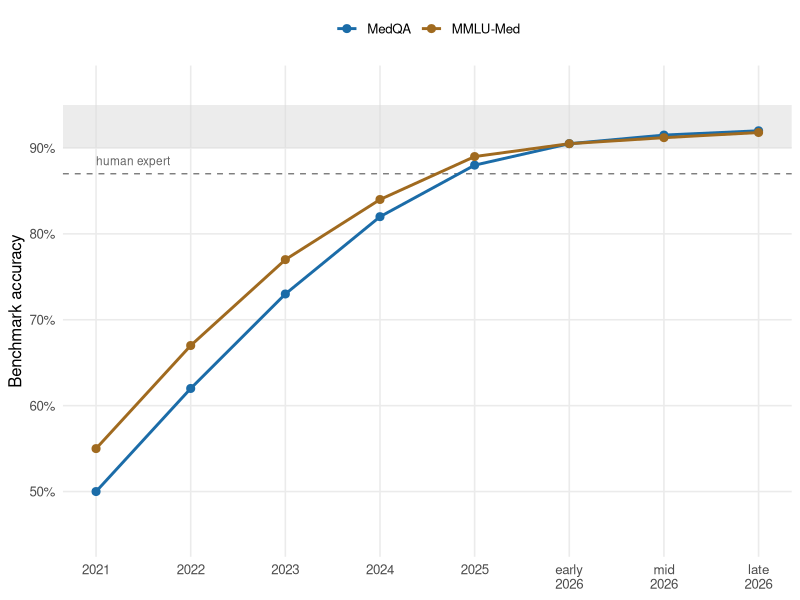
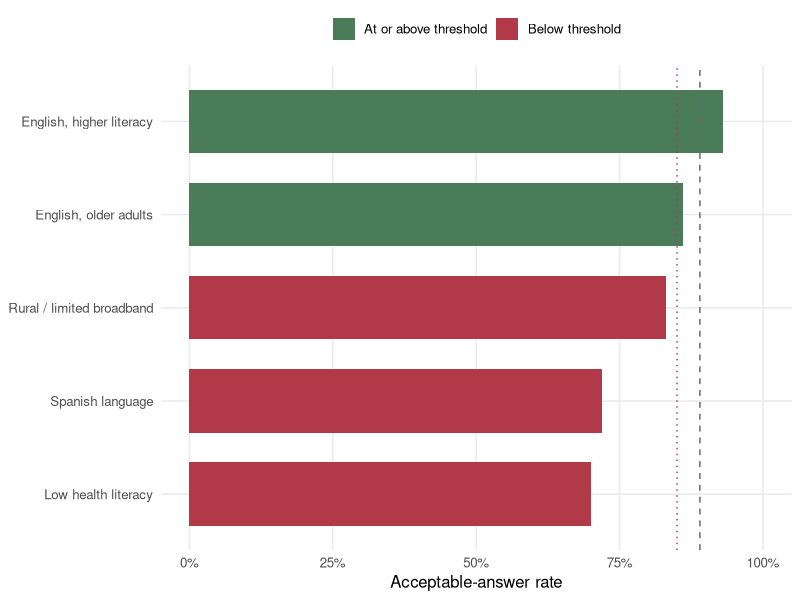

Here is the R script that generated these plots, in order:
## ---- chunk 1
#| label: fig-benchmark-saturation
#| fig-cap: "Illustrative benchmark saturation. Successive frontier models crowd against a ceiling on MedQA-style and MMLU-Med-style medical-knowledge benchmarks; the dashed line marks approximate human-expert performance and the shaded band the region where scores cluster within sampling noise of one another. Once the frontier enters that band, differences between the top models stop ordering them on capability. Values are illustrative, not measured."
#| echo: false
#| fig-width: 7
#| fig-height: 4
library(ggplot2)
library(tibble)
sat <- tibble::tribble(
  ~gen, ~Benchmark,   ~score,
  1,    "MedQA",      0.50,
  2,    "MedQA",      0.62,
  3,    "MedQA",      0.73,
  4,    "MedQA",      0.82,
  5,    "MedQA",      0.88,
  6,    "MedQA",      0.905,
  7,    "MedQA",      0.915,
  8,    "MedQA",      0.920,
  1,    "MMLU-Med",   0.55,
  2,    "MMLU-Med",   0.67,
  3,    "MMLU-Med",   0.77,
  4,    "MMLU-Med",   0.84,
  5,    "MMLU-Med",   0.89,
  6,    "MMLU-Med",   0.905,
  7,    "MMLU-Med",   0.912,
  8,    "MMLU-Med",   0.918
)
ggplot(sat, aes(gen, score, colour = Benchmark)) +
  annotate("rect", xmin = -Inf, xmax = Inf,
           ymin = 0.90, ymax = 0.95,
           fill = "grey85", alpha = 0.5) +
  geom_hline(yintercept = 0.87, linetype = "dashed",
             colour = "grey50") +
  annotate("text", x = 1, y = 0.885, label = "human expert",
           hjust = 0, size = 3, colour = "grey40") +
  geom_line(linewidth = 1) +
  geom_point(size = 2.4) +
  scale_x_continuous(breaks = 1:8,
    labels = c("2021", "2022", "2023", "2024", "2025",
               "early\n2026", "mid\n2026", "late\n2026")) +
  scale_y_continuous(limits = c(0.45, 0.97),
                     labels = scales::percent) +
  scale_colour_manual(values = c(
    "MedQA" = "#1b6ca8",
    "MMLU-Med" = "#a06a1f")) +
  labs(x = NULL, y = "Benchmark accuracy", colour = NULL) +
  theme_minimal(base_size = 12) +
  theme(legend.position = "top",
        panel.grid.minor = element_blank())
## ---- chunk 2
#| label: fig-subgroup-eval
#| fig-cap: "Illustrative subgroup evaluation of a public-health chatbot. Acceptable-answer rate is shown per subgroup; the dashed line is the 89% aggregate and the dotted line the 85% acceptance threshold. The Spanish-language and low-health-literacy subgroups fall below threshold even though the aggregate clears it, the pattern that subgroup evaluation exists to expose. Values are illustrative, not measured."
#| echo: false
#| fig-width: 7
#| fig-height: 3.8
library(ggplot2)
library(tibble)
sub <- tibble::tribble(
  ~subgroup,                    ~rate,
  "English, higher literacy",   0.93,
  "English, older adults",      0.86,
  "Rural / limited broadband",  0.83,
  "Spanish language",           0.72,
  "Low health literacy",        0.70
)
sub$pass <- ifelse(sub$rate >= 0.85,
  "At or above threshold", "Below threshold")
sub$subgroup <- factor(sub$subgroup,
  levels = sub$subgroup[order(sub$rate)])
ggplot(sub, aes(subgroup, rate, fill = pass)) +
  geom_col(width = 0.68) +
  geom_hline(yintercept = 0.89, linetype = "dashed",
             colour = "grey40") +
  geom_hline(yintercept = 0.85, linetype = "dotted",
             colour = "#b23a48") +
  coord_flip() +
  scale_y_continuous(limits = c(0, 1),
                     labels = scales::percent) +
  scale_fill_manual(values = c(
    "At or above threshold" = "#4a7c59",
    "Below threshold" = "#b23a48")) +
  labs(x = NULL, y = "Acceptable-answer rate", fill = NULL) +
  theme_minimal(base_size = 12) +
  theme(legend.position = "top",
        panel.grid.minor = element_blank())
